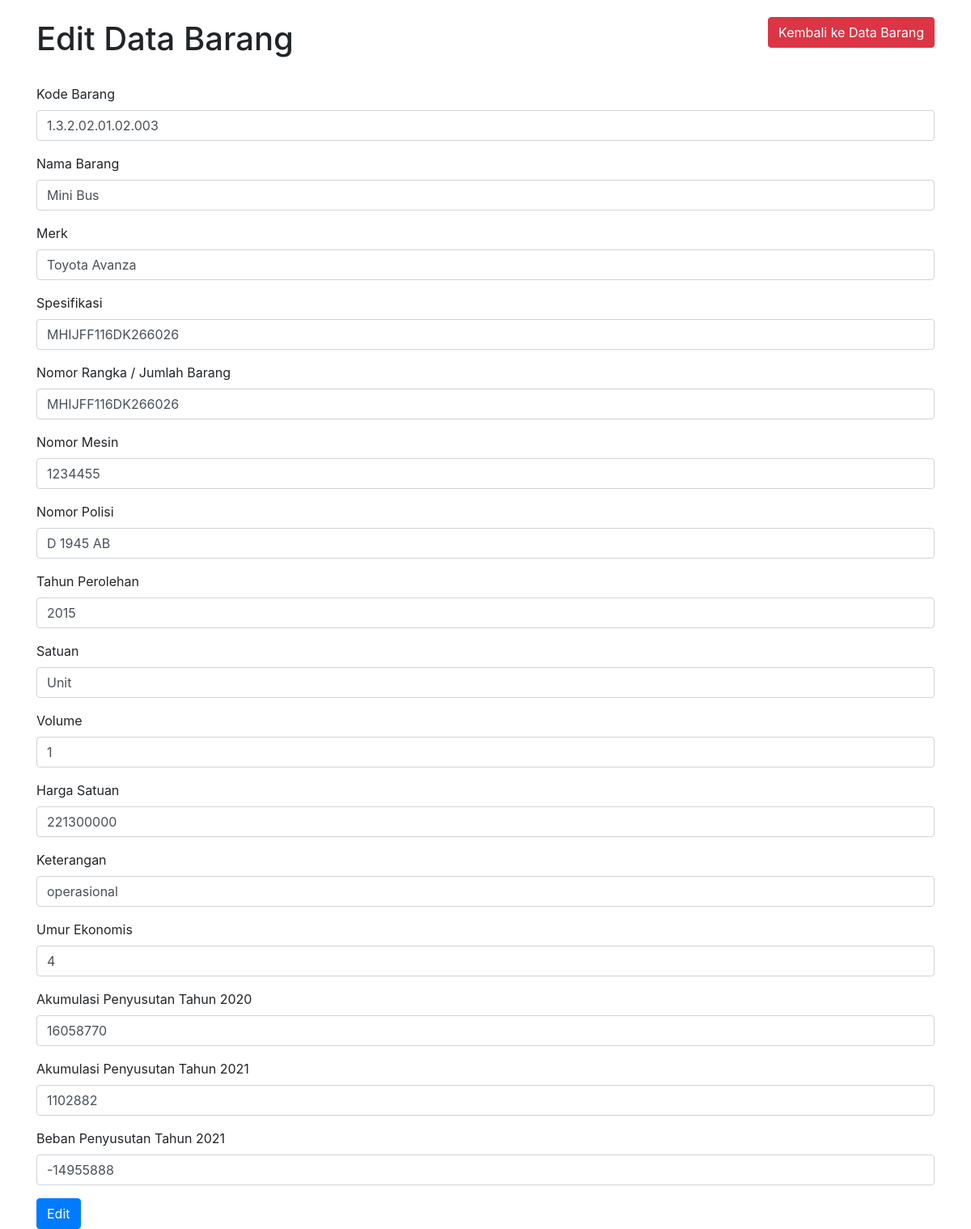
/edit.php?idx=217, run on the app's committed database.
### tables this page shows
CREATE TABLE `barang` (
  `idx` int(3) NOT NULL,
  `kode_barang` varchar(20) NOT NULL,
  `nama_barang` varchar(50) NOT NULL,
  `merk` varchar(43) NOT NULL,
  `spesifikasi` varchar(50) NOT NULL,
  `no_jumlah` varchar(20) NOT NULL,
  `no_mesin` varchar(15) NOT NULL,
  `no_polisi` varchar(15) NOT NULL,
  `tahun_perolehan` int(4) NOT NULL,
  `volume` varchar(4) NOT NULL,
  `satuan` varchar(25) NOT NULL,
  `harga_satuan` int(11) NOT NULL,
  `keterangan` varchar(50) NOT NULL,
  `u_ekonomis` varchar(2) NOT NULL,
  `akum_2020` longtext NOT NULL,
  `akum_2021` int(11) NOT NULL,
  `beban_2021` int(11) NOT NULL
);

### edit.php (the view, shortened to what this page needs)
<?php
require 'koneksi.php';
if (isset($_GET['idx'])) {
    $idx = $_GET['idx'];
    $query = "SELECT * FROM barang WHERE idx = '$idx'";
    $result = mysqli_query($conn, $query);
    $row = mysqli_fetch_assoc($result);
}
?>
<!DOCTYPE html>
<html lang="en">
    <head>
        <link href="https://stackpath.bootstrapcdn.com/bootstrap/4.5.2/css/bootstrap.min.css" rel="stylesheet">
    </head>
    <body>
        <div class="container">
            <div class="flex-container">
                <h1 class="mt-4">Edit Data Barang</h1>
                <a href="barang.php" class="btn btn-danger">Kembali ke Data Barang</a>
            </div>
        </div>
        <div class="container mt-4">
            <form method="post">
                <div class="form-group">
                    <label for="kode_barang">Kode Barang</label>
                    <input type="text" class="form-control" id="kode_barang" name="kode_barang" value="<?php echo $row['kode_barang']; ?>" required>
                </div>
                <div class="form-group">
                    <label for="nama_barang">Nama Barang</label>
                    <input type="text" class="form-control" id="nama_barang" name="nama_barang" value="<?php echo $row['nama_barang']; ?>" required>
                </div>
                <div class="form-group">
                    <label for="merk">Merk</label>
                    <input type="text" class="form-control" id="merk" name="merk" value="<?php echo $row['merk']; ?>" required>
                </div>
                <div class="form-group">
                    <label for="spesifikasi">Spesifikasi</label>
                    <input type="text" class="form-control" id="spesifikasi" name="spesifikasi" value="<?php echo $row['spesifikasi']; ?>" required>
                </div>
                <div class="form-group">
                    <label for="no_jumlah">Nomor Rangka / Jumlah Barang</label>
                    <input type="text" class="form-control" id="no_jumlah" name="no_jumlah" value="<?php echo $row['no_jumlah']; ?>" required>
                </div>
                <div class="form-group">
                    <label for="no_mesin">Nomor Mesin</label>
                    <input type="text" class="form-control" id="no_mesin" name="no_mesin" value="<?php echo $row['no_mesin']; ?>" required>
                </div>
                <div class="form-group">
                    <label for="no_polisi">Nomor Polisi</label>
                    <input type="text" class="form-control" id="no_polisi" name="no_polisi" value="<?php echo $row['no_polisi']; ?>" required>
                </div>
                <div class="form-group">
                    <label for="tahun_perolehan">Tahun Perolehan</label>
                    <input type="number" class="form-control" id="tahun_perolehan" name="tahun_perolehan" value="<?php echo $row['tahun_perolehan']; ?>" required>
                </div>
                <div class="form-group">
                    <label for="satuan">Satuan</label>
                    <input type="text" class="form-control" id="satuan" name="satuan" value="<?php echo $row['satuan']; ?>" required>
                </div>
                <div class="form-group">
                    <label for="volume">Volume</label>
                    <input type="number" class="form-control" id="volume" name="volume" value="<?php echo $row['volume']; ?>" required>
                </div>
                <div class="form-group">
                    <label for="harga_satuan">Harga Satuan</label>
                    <input type="number" class="form-control" id="harga_satuan" name="harga_satuan" value="<?php echo $row['harga_satuan']; ?>" required>
                </div>
                <div class="form-group">
                    <label for="keterangan">Keterangan</label>
                    <input type="text" class="form-control" id="keterangan" name="keterangan" value="<?php echo $row['keterangan']; ?>" required>
                </div>
                <div class="form-group">
                    <label for="u_ekonomis">Umur Ekonomis</label>
                    <input type="text" class="form-control" id="u_ekonomis" name="u_ekonomis" value="<?php echo $row['u_ekonomis']; ?>" required>
                </div>
                <div class="form-group">
                    <label for="akum_2020">Akumulasi Penyusutan Tahun 2020</label>
                    <input type="text" class="form-control" id="akum_2020" name="akum_2020" value="<?php echo $row['akum_2020']; ?>" required>
                </div>
                <div class="form-group">
                    <label for="akum_2021">Akumulasi Penyusutan Tahun 2021</label>
                    <input type="text" class="form-control" id="akum_2021" name="akum_2021" value="<?php echo $row['akum_2021']; ?>" required>
                </div>
                <div class="form-group">
                    <label for="beban_2021">Beban Penyusutan Tahun 2021</label>
                    <input type="text" class="form-control" id="beban_2021" name="beban_2021" value="<?php echo $row['beban_2021']; ?>" required>
                </div>
                <button type="submit" class="btn btn-primary">Edit</button>
            </form>
        </div>
    </body>
</html>

### edit.php (style rules this page uses)
.flex-container { display: flex; justify-content: space-between; align-items: center; margin-bottom: 20px; }

### data on the page
barang: kode_barang "1.3.2.02.01.02.003", nama_barang "Mini Bus", merk "Toyota Avanza", spesifikasi "MHIJFF116DK266026", no_jumlah "MHIJFF116DK266026", no_mesin "1234455", no_polisi "D 1945 AB", tahun_perolehan "2015", satuan "Unit", volume "1", harga_satuan "221300000", keterangan "operasional", u_ekonomis "4", akum_2020 "16058770", akum_2021 "1102882", beban_2021 "-14955888"
